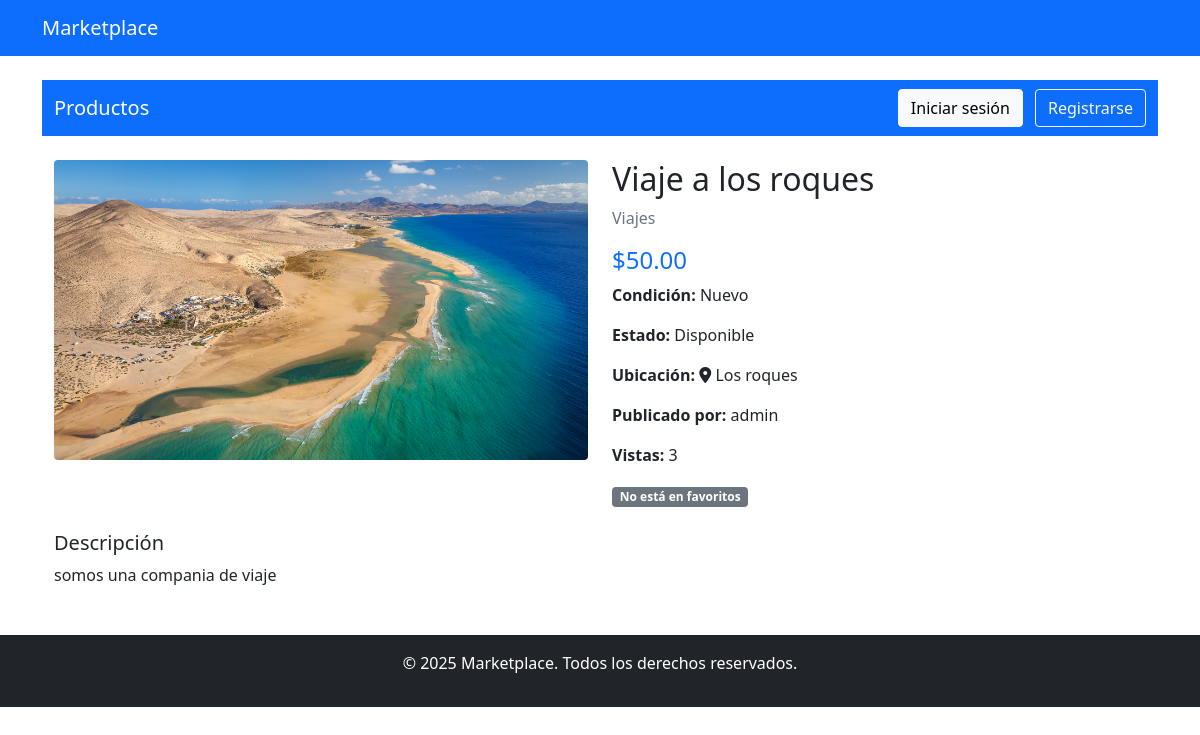
Screenshot of /product/2/ with the database file from the repository.
### publicaciones/models.py (models this page shows, shortened)
class Product(models.Model):
    CONDITION_CHOICES = [
        ('new', 'Nuevo'),
        ('used', 'Usado'),
        ('refurbished', 'Reacondicionado'),
    ]
    STATUS_CHOICES = [
        ('available', 'Disponible'),
        ('sold', 'Vendido'),
        ('reserved', 'Reservado'),
    ]
    seller = models.ForeignKey(User, on_delete=models.CASCADE, related_name='products')
    title = models.CharField(max_length=200)
    description = models.TextField()
    price = models.DecimalField(max_digits=10, decimal_places=2, validators=[MinValueValidator(0)])
    category = models.ForeignKey(Category, on_delete=models.SET_NULL, null=True)
    condition = models.CharField(max_length=20, choices=CONDITION_CHOICES, default='used')
    status = models.CharField(max_length=20, choices=STATUS_CHOICES, default='available')
    location = models.CharField(max_length=100)
    created_at = models.DateTimeField(default=timezone.now)
    updated_at = models.DateTimeField(auto_now=True)
    views = models.PositiveIntegerField(default=0)
    image = models.ImageField(upload_to='products/', null=True, blank=True)
    def increment_views(self):
        self.views += 1
        self.save()

class Category(models.Model):
    name = models.CharField(max_length=100)
    description = models.TextField(blank=True)
    icon = models.CharField(max_length=50, blank=True)
    class Meta:
        verbose_name_plural = "Categories"

### publicaciones/views.py (the view, shortened to what this page needs)
# urls.py: path('product/<int:product_id>/', ProductDetailView.as_view(), name='product_detail'),
class ProductDetailView(View):
    def get(self, request, product_id):
        product = get_object_or_404(Product, id=product_id)
        product.increment_views()
        related_products = Product.objects.filter(
            category=product.category,
            status='available'
        ).exclude(id=product.id).select_related('category')[:4]
        form = MessageForm()
        return render(request, 'marketplace/product_detail.html', {
            'product': product,
            'related_products': related_products,
            'form': form,
        })

### templates/marketplace/product_detail.html (shortened to what this page needs)
{% extends 'marketplace/base.html' %}
{% load static humanize %}
{% block content %}
<div class="container mt-4">
    <div class="row">
        <div class="col-md-6">
            {% if product.image %}
                <img src="{{ product.image.url }}" class="img-fluid rounded mb-3" alt="{{ product.title }}">
            {% else %}
                <div class="bg-light d-flex align-items-center justify-content-center rounded" style="height: 300px;">
                    <i class="fas fa-image fa-3x text-muted"></i>
                </div>
            {% endif %}
        </div>
        <div class="col-md-6">
            <h2>{{ product.title }}</h2>
            <p class="text-muted">{{ product.category.name }}</p>
            <h4 class="text-primary">${{ product.price|intcomma }}</h4>
            <p><strong>Condición:</strong> {{ product.get_condition_display }}</p>
            <p><strong>Estado:</strong> {{ product.get_status_display }}</p>
            <p><strong>Ubicación:</strong> <i class="fas fa-map-marker-alt"></i> {{ product.location }}</p>
            <p><strong>Publicado por:</strong> {{ product.seller.username }}</p>
            <p><strong>Vistas:</strong> {{ product.views }}</p>
            {% if is_favorited %}
                <span class="badge bg-success">En tus favoritos</span>
            {% else %}
                <span class="badge bg-secondary">No está en favoritos</span>
            {% endif %}
        </div>
    </div>
    <div class="mt-4">
        <h5>Descripción</h5>
        <p>{{ product.description }}</p>
    </div>
</div>
{% endblock %}

### rows the page displays
Product: image (picture), title "Viaje a los roques", category.name "Viajes", price "50.00", condition "Nuevo", status "Disponible", location "Los roques", seller.username "admin", views "3", description "somos una compania de viaje"
